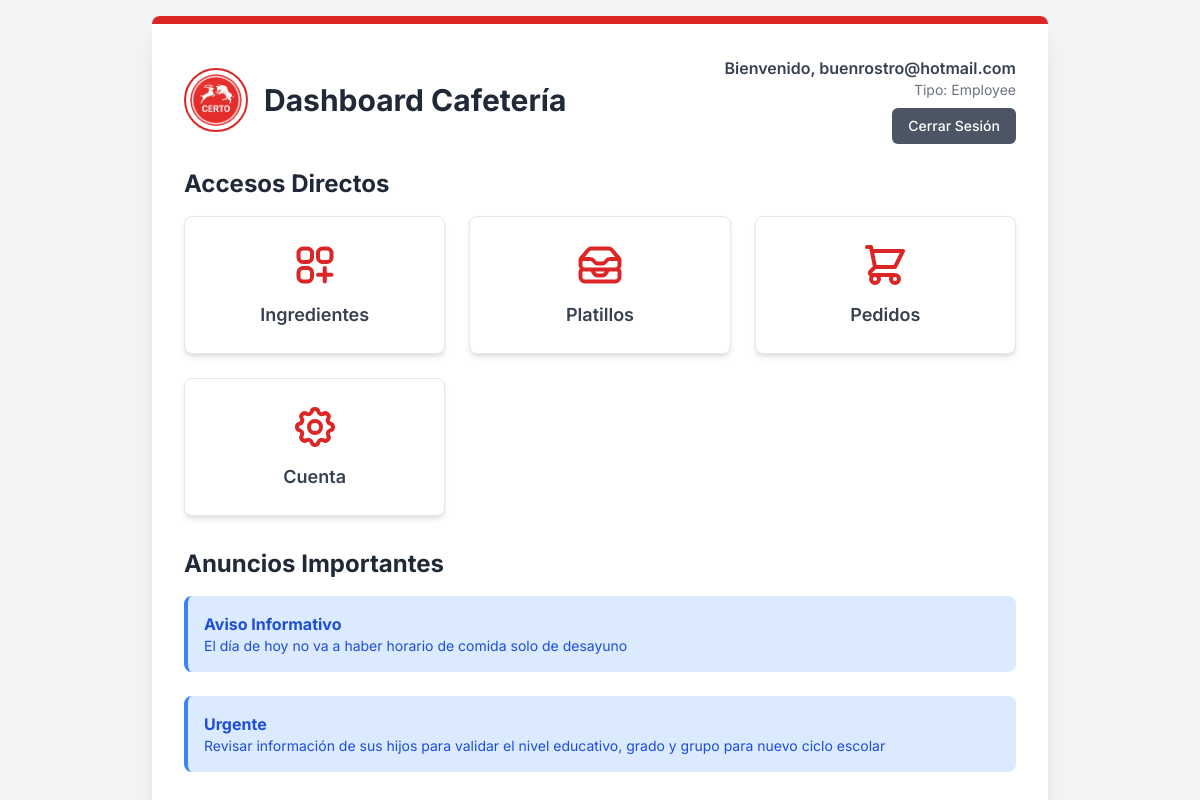
Before: /core/dashboard/ (signed in) with the older database file.
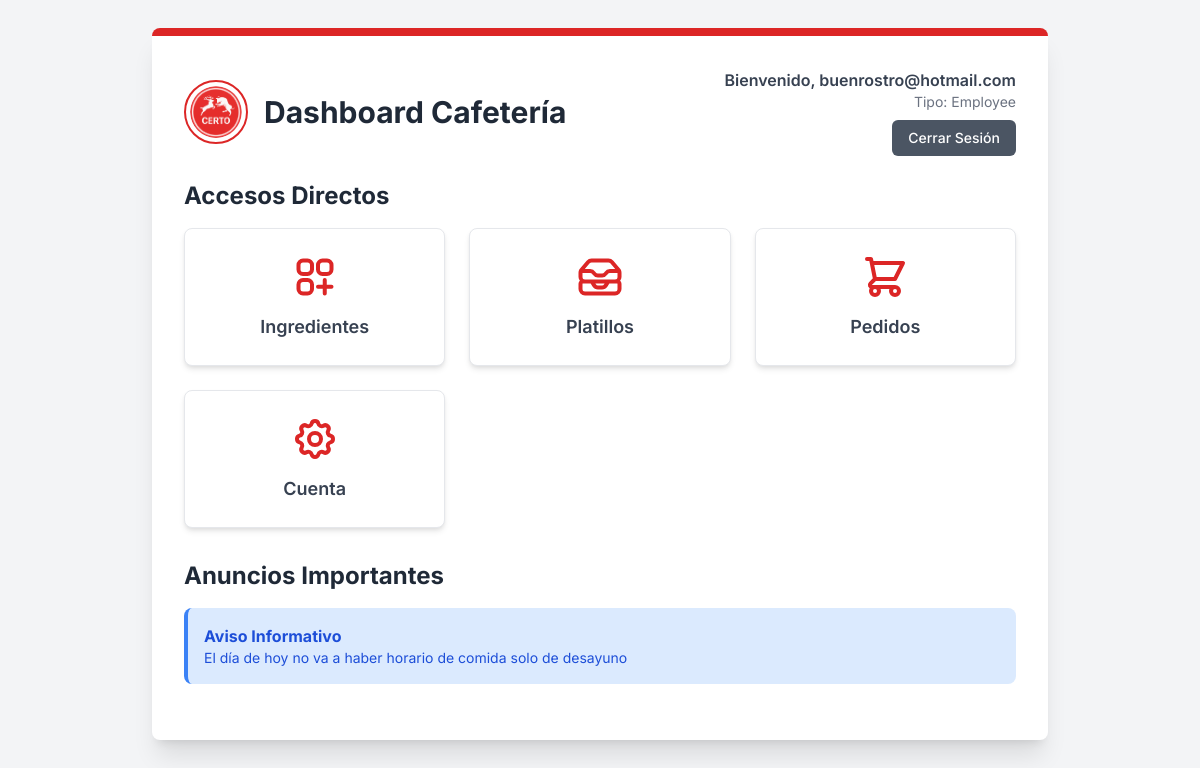
After: the same page with the newer database file.
### comedor/models.py (models this page shows, shortened)
class Noticias(models.Model):
    titulo = models.CharField(max_length=100)
    contenido = models.TextField()
    activo = models.BooleanField(default=True)
    autor = models.ForeignKey(Usuarios, on_delete=models.CASCADE)
    fecha = models.DateField(auto_now=True)

### core/views.py (the view)
# urls.py: path("dashboard/", views.dashboard, name="dashboard"),
def dashboard(request):
    if request.user.is_authenticated:
        context = {
            'user': request.user,
            'is_tutor': request.user.groups.filter(name='Tutor').exists(),
            'is_employee': request.user.groups.filter(name='Employee').exists(),
            'is_admin': request.user.is_staff,
            'noticias': Noticias.objects.filter(activo=True),
        }
        return render(request, 'HOME/home_dashboard_view.html', context)
    else:
        return redirect('core:signInUp')  # Redirigir a la página de inicio de sesión/registro si no está autenticado

### core/templates/Home/home_dashboard_view.html (shortened to what this page needs)
{% extends "main.html" %} {% load static %}{% block content %}
<div
  class="bg-white p-8 rounded-lg shadow-xl max-w-4xl w-full border-t-8 border-primary-red mb-8"
>
  <div class="flex flex-col md:flex-row items-center justify-between mb-6">
    <div class="flex items-center mb-4 md:mb-0">
      <img
        src="{% static 'img/logos/logo.png' %}"
        alt="Logo de la Cafetería Certo"
        class="w-16 h-16 rounded-full border-2 border-primary-red p-1 object-cover mr-4"
      />
      <h1 class="text-3xl font-bold text-gray-800">Dashboard Cafetería</h1>
    </div>
    {% if user.is_authenticated %}
    <div class="text-right">
      <p class="text-gray-700 font-semibold">Bienvenido, {{ user.username }}</p>
      <p class="text-gray-500 text-sm">Tipo: {{ user.groups.all|join:", " }}</p>
      <a
        href="{% url 'core:logout' %}"
        class="mt-2 px-4 py-2 text-sm font-medium text-white bg-gray-600 rounded-md hover:bg-gray-700 transition duration-300 ease-in-out inline-block"
      >
        Cerrar Sesión
      </a>
    </div>
    {% endif %}
  </div>
  <div class="mb-8">
    <h2 class="text-2xl font-bold text-gray-800 mb-4">Accesos Directos</h2>
    <div class="grid grid-cols-1 md:grid-cols-2 lg:grid-cols-3 gap-6">
      {% if is_employee or is_admin %}
      <a
        href="/comedor/ingredients/"
        class="group block bg-white p-6 rounded-lg shadow-custom hover:shadow-lg transition-all duration-300 ease-in-out transform hover:-translate-y-1 border border-gray-200"
      >
        <div class="flex flex-col items-center">
          <span
            class="text-lg font-semibold text-gray-700 group-hover:text-gray-900"
            >Ingredientes</span
          >
        </div>
      </a>
      <a
        href="/comedor/saucers/"
        class="group block bg-white p-6 rounded-lg shadow-custom hover:shadow-lg transition-all duration-300 ease-in-out transform hover:-translate-y-1 border border-gray-200"
      >
        <div class="flex flex-col items-center">
          <span
            class="text-lg font-semibold text-gray-700 group-hover:text-gray-900"
            >Platillos</span
          >
        </div>
      </a>
      <a
        href="/comedor/order/"
        class="group block bg-white p-6 rounded-lg shadow-custom hover:shadow-lg transition-all duration-300 ease-in-out transform hover:-translate-y-1 border border-gray-200"
      >
        <div class="flex flex-col items-center">
          <span
            class="text-lg font-semibold text-gray-700 group-hover:text-gray-900"
            >Pedidos</span
          >
        </div>
      </a>
      {% endif %}
      <a
        href="/core/account_settings/"
        class="group block bg-white p-6 rounded-lg shadow-custom hover:shadow-lg transition-all duration-300 ease-in-out transform hover:-translate-y-1 border border-gray-200"
      >
        <div class="flex flex-col items-center">
          <span
            class="text-lg font-semibold text-gray-700 group-hover:text-gray-900"
            >Cuenta</span
          >
        </div>
      </a>
    </div>
  </div>
  <div>
    <h2 class="text-2xl font-bold text-gray-800 mb-4">Anuncios Importantes</h2>
    {% for noticia in noticias %}
    <div
      class="bg-blue-100 border-l-4 border-blue-500 text-blue-700 p-4 rounded-lg"
      role="alert"
    >
      <p class="font-bold">{{ noticia.titulo }}</p>
      <p class="text-sm">
        {{ noticia.contenido }}
      </p>
    </div>
    {% endfor %}
  </div>
</div>
{% endblock %}

Changed rows visible on the page:
removed Noticias: titulo "Urgente", contenido "Revisar información de sus hijos para validar el nivel educativo, grado y grupo para nuevo ciclo escolar"
